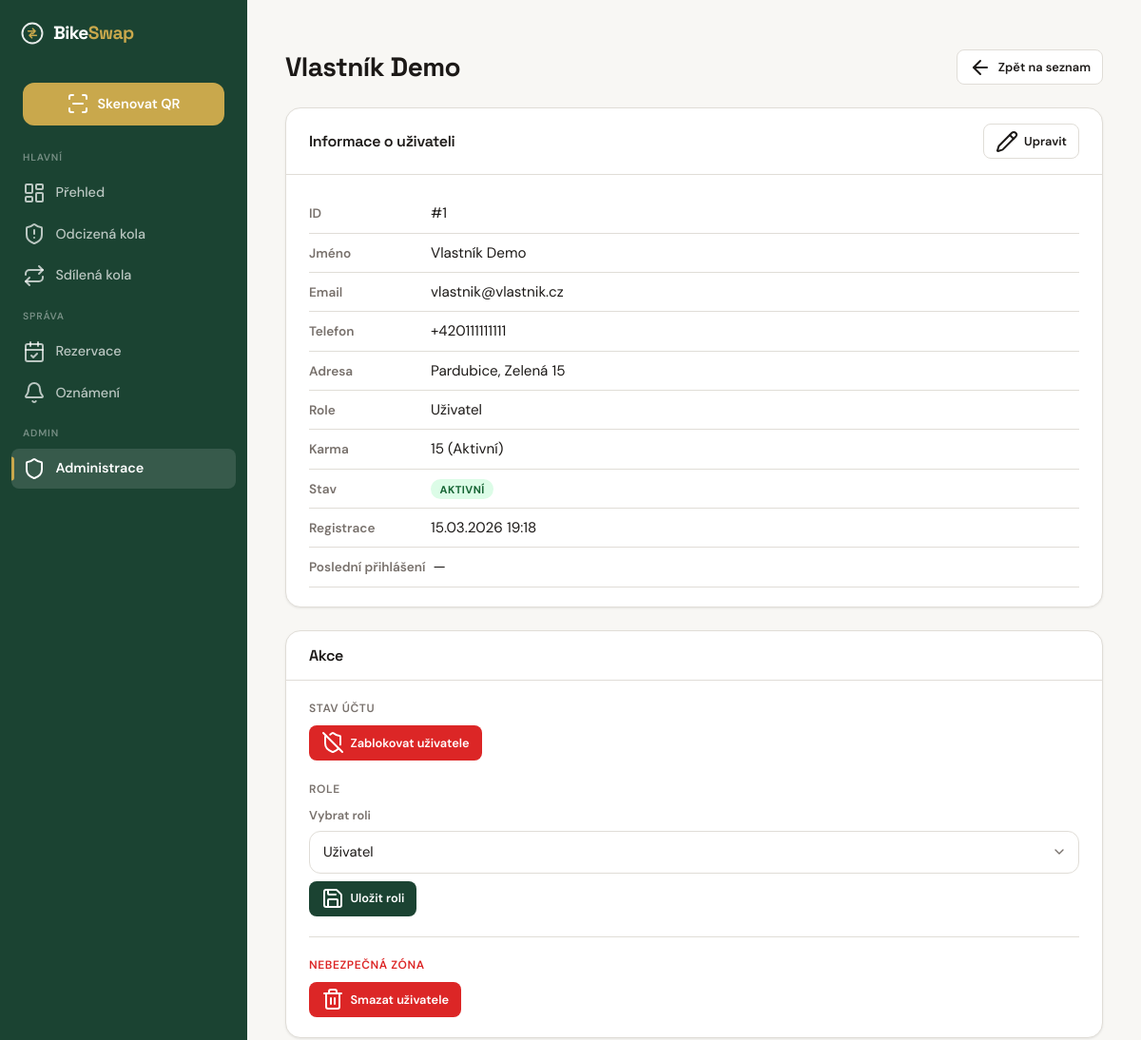
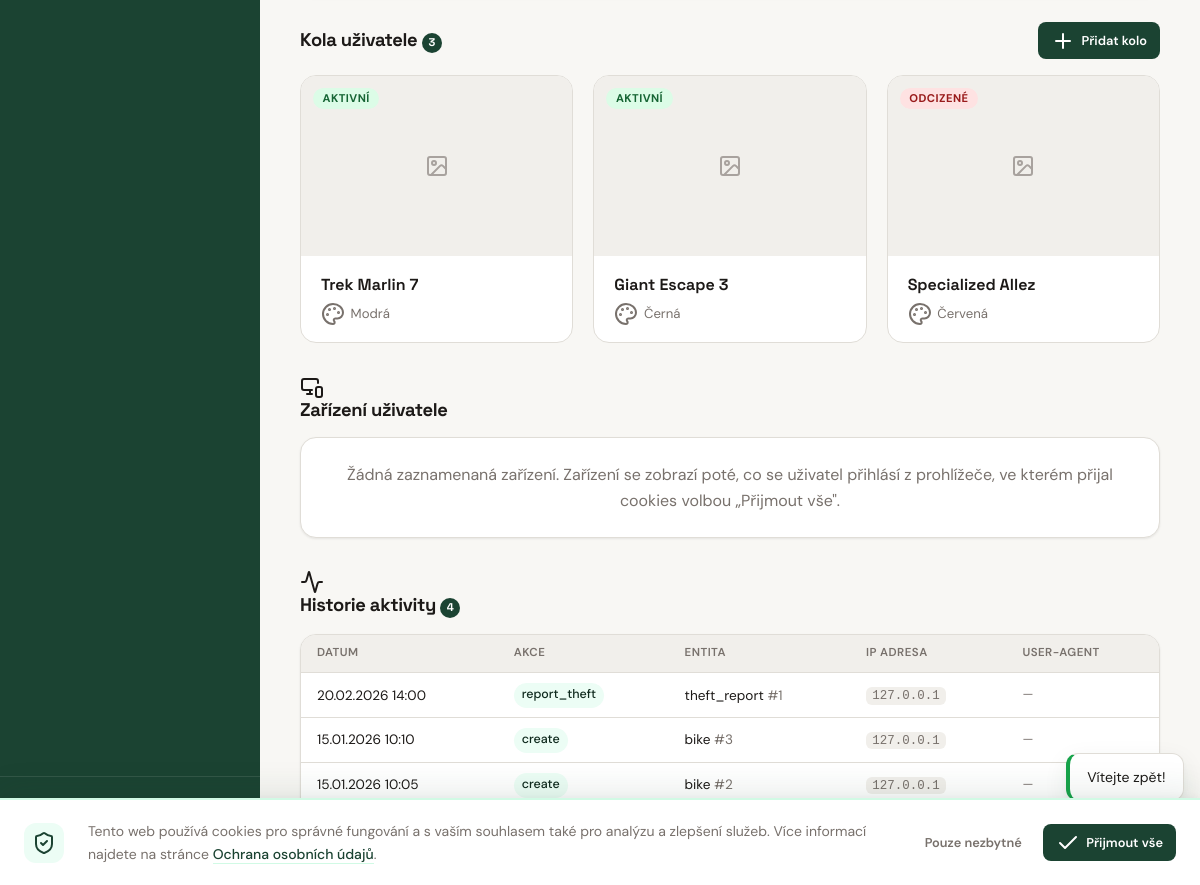
The page /admin/users/1 (signed in) on the database its author committed (2 pictures, top to bottom).
### tables this page shows
CREATE TABLE IF NOT EXISTS `users` (
    `id`                 INT UNSIGNED    NOT NULL AUTO_INCREMENT,
    `email`              VARCHAR(255)    NOT NULL,
    `password_hash`      VARCHAR(255)    NOT NULL,
    `role`               ENUM('user', 'police', 'admin') NOT NULL DEFAULT 'user',
    `first_name`         VARCHAR(50)     NOT NULL,
    `surname`            VARCHAR(50)     NOT NULL DEFAULT '',
    `phone`              VARCHAR(20)     NULL DEFAULT NULL,
    `address`            VARCHAR(255)    NULL DEFAULT NULL,
    `is_verified`        TINYINT(1)      NOT NULL DEFAULT 0,
    `verification_token` VARCHAR(64)     NULL DEFAULT NULL,
    `password_reset_token`   VARCHAR(64) NULL DEFAULT NULL,
    `password_reset_expires` DATETIME    NULL DEFAULT NULL,
    `totp_secret`        VARCHAR(255)    NULL DEFAULT NULL,
    `totp_enabled`       TINYINT(1)      NOT NULL DEFAULT 0,
    `karma_score`        INT             NOT NULL DEFAULT 0,
    `is_banned`          TINYINT(1)      NOT NULL DEFAULT 0,
    `created_at`         DATETIME        NOT NULL DEFAULT CURRENT_TIMESTAMP,
    `updated_at`         DATETIME        NOT NULL DEFAULT CURRENT_TIMESTAMP ON UPDATE CURRENT_TIMESTAMP,
    `last_login_at`      DATETIME        NULL DEFAULT NULL,

    PRIMARY KEY (`id`),
    UNIQUE KEY `uq_users_email` (`email`),
    KEY `idx_users_role` (`role`)
);

CREATE TABLE IF NOT EXISTS `bikes` (
    `id`                   INT UNSIGNED    NOT NULL AUTO_INCREMENT,
    `owner_id`             INT UNSIGNED    NOT NULL,
    `qr_hash`              VARCHAR(64)     NOT NULL,
    `brand`                VARCHAR(100)    NOT NULL,
    `model`                VARCHAR(100)    NULL DEFAULT NULL,
    `color`                VARCHAR(50)     NOT NULL,
    `frame_number`         VARCHAR(100)    NULL DEFAULT NULL,
    `year_of_manufacture`  SMALLINT UNSIGNED NULL DEFAULT NULL,
    `description`          TEXT            NULL DEFAULT NULL,
    `status`               ENUM('active', 'stolen', 'found', 'recovered') NOT NULL DEFAULT 'active',
    `is_shared`            TINYINT(1)      NOT NULL DEFAULT 0,
    `auto_accept`          TINYINT(1)      NOT NULL DEFAULT 0,
    `availability_days`    VARCHAR(20)     DEFAULT NULL,
    `created_at`           DATETIME        NOT NULL DEFAULT CURRENT_TIMESTAMP,
    `updated_at`           DATETIME        NOT NULL DEFAULT CURRENT_TIMESTAMP ON UPDATE CURRENT_TIMESTAMP,

    PRIMARY KEY (`id`),
    UNIQUE KEY `uq_bikes_qr_hash` (`qr_hash`),
    KEY `idx_bikes_owner` (`owner_id`),
    KEY `idx_bikes_status` (`status`),
    KEY `idx_bikes_shared` (`is_shared`),
    CONSTRAINT `fk_bikes_owner` FOREIGN KEY (`owner_id`) REFERENCES `users` (`id`) ON DELETE CASCADE
);

CREATE TABLE IF NOT EXISTS `activity_log` (
    `id`          INT UNSIGNED    NOT NULL AUTO_INCREMENT,
    `user_id`     INT UNSIGNED    NULL DEFAULT NULL,
    `action`      VARCHAR(50)     NOT NULL,
    `entity_type` VARCHAR(50)     NOT NULL,
    `entity_id`   INT UNSIGNED    NULL DEFAULT NULL,
    `old_value`   JSON            NULL DEFAULT NULL,
    `new_value`   JSON            NULL DEFAULT NULL,
    `ip_address`  VARCHAR(45)     NULL DEFAULT NULL,
    `user_agent`  VARCHAR(500)    NULL DEFAULT NULL,
    `created_at`  DATETIME        NOT NULL DEFAULT CURRENT_TIMESTAMP,

    PRIMARY KEY (`id`),
    KEY `idx_log_user` (`user_id`),
    KEY `idx_log_entity` (`entity_type`, `entity_id`),
    KEY `idx_log_action` (`action`),
    CONSTRAINT `fk_log_user` FOREIGN KEY (`user_id`) REFERENCES `users` (`id`) ON DELETE SET NULL
);

### templates/admin/user-detail.php (the view, shortened to what the rows shown need)
<div class="page-header">
  <h1><?= e($user->getName()) ?></h1>
  <div class="page-header-actions">
    <a href="/admin/users" class="btn btn-secondary btn-sm">
    </a>
  </div>
</div>
<div class="card mb-lg">
  <div class="card-body">
    <div id="user-info-view">
      <div class="info-row">
        <span class="info-label">ID</span>
        <span class="info-value">#<?= $user->getId() ?></span>
      </div>
      <div class="info-row">
        <span class="info-label">Jméno</span>
        <span class="info-value"><?= e($user->getName()) ?></span>
      </div>
      <div class="info-row">
        <span class="info-label">Email</span>
        <span class="info-value"><?= e($user->getEmail()) ?></span>
      </div>
      <div class="info-row">
        <span class="info-label">Telefon</span>
        <span class="info-value"><?= $user->getPhone() ? e($user->getPhone()) : '—' ?></span>
      </div>
      <div class="info-row">
        <span class="info-label">Adresa</span>
        <span class="info-value"><?= $user->getAddress() ? e($user->getAddress()) : '—' ?></span>
      </div>
      <div class="info-row">
        <span class="info-label">Role</span>
        <span class="info-value">
          <?php $roleLabels = ['user' => 'Uživatel', 'police' => 'Policie', 'admin' => 'Admin']; ?>
          <?= $roleLabels[$user->getRole()] ?? $user->getRole() ?>
        </span>
      </div>
      <div class="info-row">
        <span class="info-label">Karma</span>
        <span class="info-value"><?= $user->getKarmaScore() ?> (<?= e($user->getKarmaLevel()) ?>)</span>
      </div>
      <div class="info-row">
        <span class="info-label">Registrace</span>
        <span class="info-value"><?= date('d.m.Y H:i', strtotime($user->getCreatedAt())) ?></span>
      </div>
    </div>
  </div>
</div>
<?php if ($user->getId() !== $currentUser->getId()): ?>
  <div class="card mb-lg">
    <div class="card-header">
      <h3>Akce</h3>
    </div>
    <div class="card-body" style="display:flex;flex-direction:column;gap:1.25rem">
      <?php if (!$user->isAdmin()): ?>
        <div>
          <p style="font-size:0.75rem;font-weight:600;text-transform:uppercase;letter-spacing:0.05em;color:var(--text-muted);margin-bottom:0.5rem">
            Stav účtu
          </p>
          <?php if ($user->isBanned()): ?>
            <form method="POST" action="/admin/users/<?= $user->getId() ?>/unban">
              <input type="hidden" name="_csrf" value="<?= e($csrf ?? $session->csrfToken()) ?>">
              <button type="submit" class="btn btn-success btn-sm">
                <i data-lucide="shield-check"></i> Odblokovat uživatele
              </button>
            </form>
          <?php else: ?>
            <form method="POST" action="/admin/users/<?= $user->getId() ?>/ban">
              <button type="submit" class="btn btn-danger btn-sm"
                      data-confirm="Opravdu chcete tohoto uživatele zablokovat?">
                <i data-lucide="shield-off"></i> Zablokovat uživatele
              </button>
            </form>
          <?php endif; ?>
        </div>
      <?php endif; ?>
      <div>
        <p style="font-size:0.75rem;font-weight:600;text-transform:uppercase;letter-spacing:0.05em;color:var(--text-muted);margin-bottom:0.5rem">
          Role
        </p>
        <form method="POST" action="/admin/users/<?= $user->getId() ?>/role">
          <div class="form-group" style="margin-bottom:0.5rem">
            <label for="role-select" style="font-size:0.8rem;color:var(--text-muted)">Vybrat roli</label>
            <select id="role-select" name="role" class="form-control">
              <option value="user" <?= $user->getRole() === 'user' ? 'selected' : '' ?>>Uživatel</option>
            </select>
          </div>
          <button type="submit" class="btn btn-primary btn-sm">
            <i data-lucide="save"></i> Uložit roli
          </button>
        </form>
      </div>
      <?php if (!$user->isAdmin()): ?>
        <hr style="border:none;border-top:1px solid var(--border);margin:0">
        <div>
          <p style="font-size:0.75rem;font-weight:600;text-transform:uppercase;letter-spacing:0.05em;color:var(--danger);margin-bottom:0.5rem">
            Nebezpečná zóna
          </p>
          <form method="POST" action="/admin/users/<?= $user->getId() ?>/delete">
            <button type="submit" class="btn btn-danger btn-sm"
                    data-confirm="Opravdu chcete tohoto uživatele TRVALE smazat? Tato akce je nevratná.">
              <i data-lucide="trash-2"></i> Smazat uživatele
            </button>
          </form>
        </div>
      <?php endif; ?>
    </div>
  </div>
<?php endif; ?>
<div class="section-title-row">
  <h2 class="section-title">
    Kola uživatele
    <span class="badge-count"><?= count($bikes) ?></span>
  </h2>
</div>
<?php if (empty($bikes)): ?>
  <div class="card">
    <div class="card-body">
      <p class="text-muted text-center">Tento uživatel nemá žádná kola.</p>
    </div>
  </div>
<?php else: ?>
  <div class="bike-grid">
    <?php foreach ($bikes as $bike): ?>
      <a href="/admin/bikes/<?= $bike->getId() ?>" class="bike-card card-hover" style="text-decoration:none;color:inherit">
        <div class="bike-card-photo-wrap">
          <?php $primaryPhoto = $bike->getPrimaryPhoto(); ?>
          <?php if ($primaryPhoto): ?>
            <img src="<?= e($primaryPhoto->getUrl()) ?>" alt="<?= e($bike->getFullName()) ?>" class="bike-card-photo">
          <?php else: ?>
            <div class="bike-card-photo-placeholder"><i data-lucide="image"></i></div>
          <?php endif; ?>
          <div class="bike-card-badges">
            <?php
              $statusLabels = ['active' => 'Aktivní', 'stolen' => 'Odcizené', 'shared' => 'Sdílené', 'inactive' => 'Neaktivní'];
            ?>
            <span class="status-badge status-<?= e($bike->getStatus()) ?>">
              <?= e($statusLabels[$bike->getStatus()] ?? $bike->getStatus()) ?>
            </span>
          </div>
        </div>
        <div class="bike-card-body">
          <div class="bike-card-name"><?= e($bike->getFullName()) ?></div>
          <div class="bike-card-meta"><i data-lucide="palette"></i> <?= e($bike->getColor()) ?></div>
        </div>
      </a>
    <?php endforeach; ?>
  </div>
<?php endif; ?>
<div class="admin-detail-section">
  <div class="section-title-row">
    <h2 class="section-title">
      <i data-lucide="monitor-smartphone"></i>
      Zařízení uživatele
    </h2>
  </div>
</div>
<div class="admin-detail-section">
  <div class="section-title-row">
    <h2 class="section-title">
      <i data-lucide="activity"></i>
      Historie aktivity
      <?php if (!empty($activityLogs)): ?>
        <span class="badge-count"><?= count($activityLogs) ?></span>
      <?php endif; ?>
    </h2>
  </div>
  <?php if (empty($activityLogs)): ?>
    <div class="card">
      <div class="card-body">
        <p class="text-muted text-center">Žádná zaznamenaná aktivita.</p>
      </div>
    </div>
  <?php else: ?>
    <div class="card">
      <div class="card-body">
        <div class="table-responsive">
          <table>
            <thead>
              <tr>
                <th>Datum</th>
                <th>Akce</th>
                <th>Entita</th>
                <th>IP adresa</th>
                <th>User-Agent</th>
              </tr>
            </thead>
            <tbody>
              <?php foreach ($activityLogs as $log): ?>
                <?php
                  $actionClass = match(true) {
                    str_contains($log->getAction(), 'login') && !str_contains($log->getAction(), 'failed') => 'action-login',
                    str_contains($log->getAction(), 'failed') => 'action-failed',
                    $log->getAction() === 'logout' => 'action-logout',
                    $log->getAction() === 'register' => 'action-register',
                    str_starts_with($log->getAction(), 'admin_') => 'action-admin',
                    default => 'action-profile',
                  };
                ?>
                <tr>
                  <td style="white-space:nowrap"><?= date('d.m.Y H:i', strtotime($log->getCreatedAt())) ?></td>
                  <td>
                    <span class="activity-action-badge <?= $actionClass ?>">
                      <?= e($log->getActionLabel()) ?>
                    </span>
                  </td>
                  <td>
                    <?= e($log->getEntityType()) ?>
                    <?php if ($log->getEntityId()): ?>
                      <span class="text-muted">#<?= $log->getEntityId() ?></span>
                    <?php endif; ?>
                  </td>
                  <td><code><?= e($log->getIpAddress() ?? '—') ?></code></td>
                  <td class="ua-cell" title="<?= e($log->getUserAgent() ?? '') ?>">
                    <?= e($log->getShortUserAgent()) ?>
                  </td>
                </tr>
              <?php endforeach; ?>
            </tbody>
          </table>
        </div>
      </div>
    </div>
  <?php endif; ?>
</div>

### rows shown on the page
users: $user->getName() "Vlastník Demo", id "1", email "vlastnik@vlastnik.cz", phone "+420111111111", address "Pardubice, Zelená 15", role "Uživatel", karma_score "15", karma_score "Aktivní", created_at "15.03.2026 19:18"
bikes: status "AKTIVNÍ", $bike->getFullName() "Trek Marlin 7", color "Modrá"
bikes: status "AKTIVNÍ", $bike->getFullName() "Giant Escape 3", color "Černá"
bikes: status "ODCIZENÉ", $bike->getFullName() "Specialized Allez", color "Červená"
activity_log: created_at "20.02.2026 14:00", action "report_theft", entity_type "theft_report", entity "1", ip_address "127.0.0.1", user_agent "—"
activity_log: created_at "15.01.2026 10:10", action "create", entity_type "bike", entity "3", ip_address "127.0.0.1", user_agent "—"
activity_log: created_at "15.01.2026 10:05", action "create", entity_type "bike", entity "2", ip_address "127.0.0.1", user_agent "—"

### other values the page prints
count($bikes) "3"
count($activityLogs) "4"
